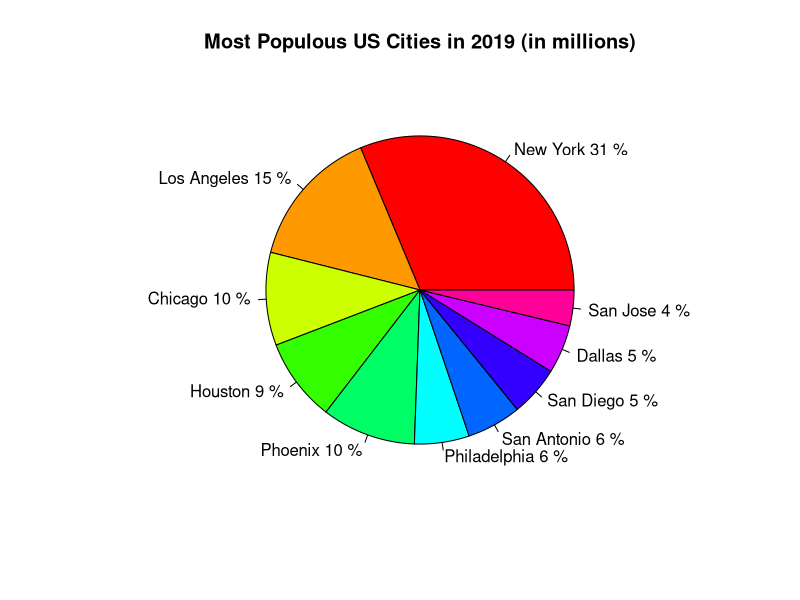

Recreate this plot in R.
# Define cities and population vectors
Cities <- c("New York", "Los Angeles", "Chicago", "Houston", "Phoenix",
            "Philadelphia", "San Antonio", "San Diego", "Dallas", "San Jose")

Population <- c(8.60, 4.06, 2.68, 2.40, 2.71, 1.58, 1.57, 1.45, 1.40, 1.03)


top_ten <- data.frame(Cities, Population)


pct <- round(100 * top_ten$Population / sum(top_ten$Population))


pie(top_ten$Population,
    labels = paste(top_ten$Cities, pct, "%"),
    col = rainbow(length(top_ten$Population)),
    main = "Most Populous US Cities in 2019 (in millions)")
